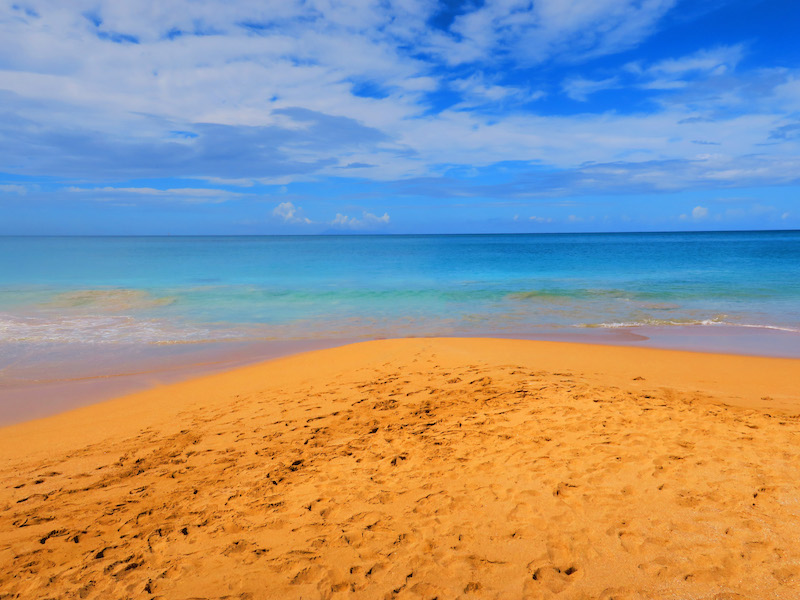
#> input picture cse110_images/beach.jpg, 800 x 600 px
$ python pillow_install.py
#> lines starting #> are read from the running program, lines starting #| are printed output that depends on the picture
"""
file name: pillow_install.py
Purpose:07 Prove: Assignment Milestone
"""

from PIL import Image

# Display to check if pillow install without error
print("The library is loaded correctly")

#Variable contain the image we will open
image_original = Image.open("cse110_images/beach.jpg")
#> image_original is the input picture: PIL image 800x600 RGB; mean R, G, B 152.6, 148, 143.9

# Assign the pixels image in the variable
pixels_original = image_original.load()


for x in range(100, 201):
    """
    This loop help us to display the RGB number with corresponding pixels of image
    and set a new color value for corresponding pixels.
    """
    for y in range(200, 505) :
        (r, g, b) = pixels_original[x, y]

        print(f"RGB number {r, g, b} corresponding to pixels {x, y}\n")

        pixels_original[x, y] = (r + x, y - g, b - x)
        print(f"Pixels {x, y} corresponding to pixels RGB values {(r + x, y - g, b - x)}\n")

# help to show image and observe the changed pixels.
image_original.show()
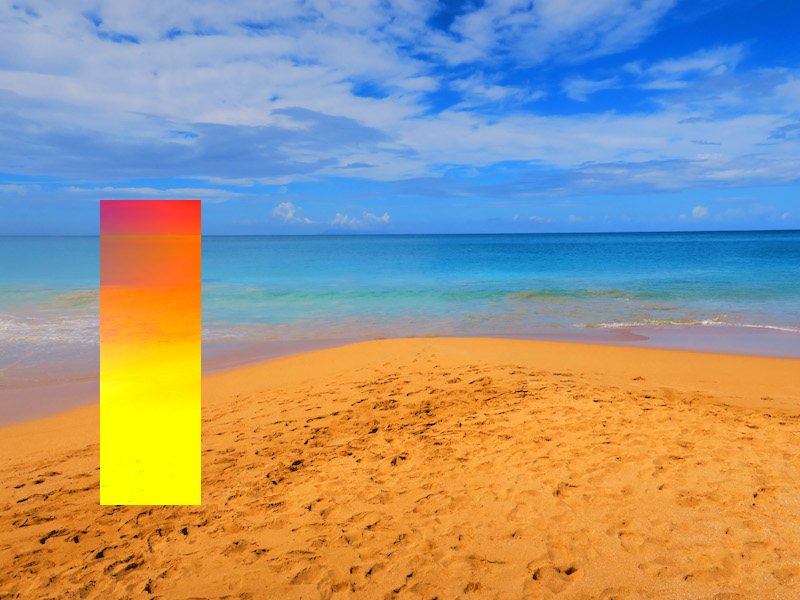
#> shown: PIL image 800x600 RGB; mean R, G, B 158, 150.4, 137
